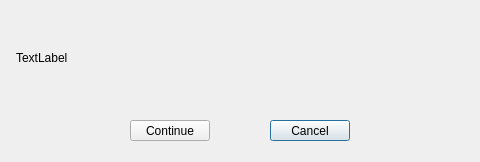
<?xml version="1.0" encoding="UTF-8"?>
<ui version="4.0">
 <class>Alert</class>
 <widget class="QDialog" name="Alert">
  <property name="geometry">
   <rect>
    <x>0</x>
    <y>0</y>
    <width>480</width>
    <height>162</height>
   </rect>
  </property>
  <property name="windowTitle">
   <string>Dialog</string>
  </property>
  <widget class="QLabel" name="Message">
   <property name="geometry">
    <rect>
     <x>16</x>
     <y>12</y>
     <width>451</width>
     <height>91</height>
    </rect>
   </property>
   <property name="text">
    <string>TextLabel</string>
   </property>
  </widget>
  <widget class="QPushButton" name="Cancel">
   <property name="geometry">
    <rect>
     <x>270</x>
     <y>120</y>
     <width>80</width>
     <height>21</height>
    </rect>
   </property>
   <property name="text">
    <string>Cancel</string>
   </property>
  </widget>
  <widget class="QPushButton" name="Continue">
   <property name="geometry">
    <rect>
     <x>130</x>
     <y>120</y>
     <width>80</width>
     <height>21</height>
    </rect>
   </property>
   <property name="text">
    <string>Continue</string>
   </property>
  </widget>
 </widget>
 <resources/>
 <connections/>
</ui>
